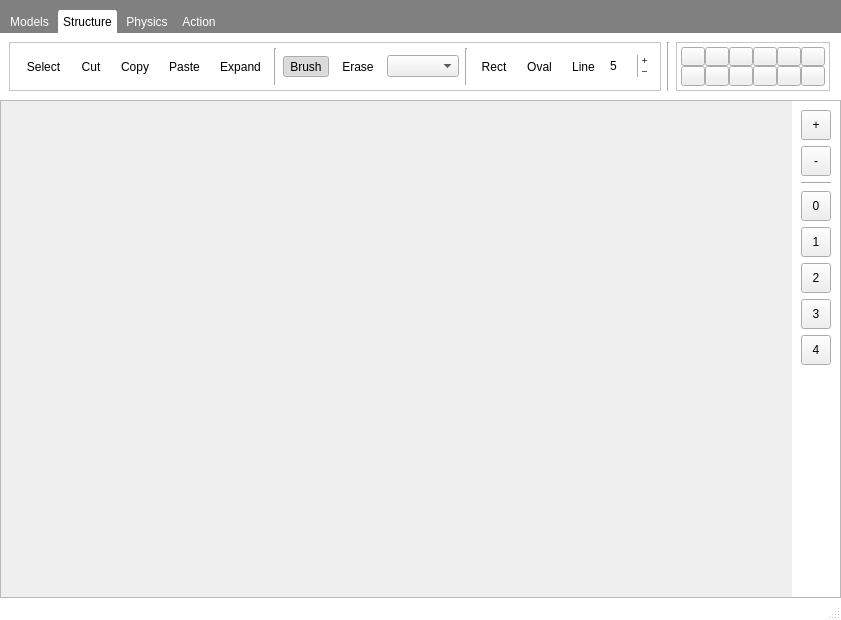
<?xml version="1.0" encoding="UTF-8"?>
<ui version="4.0">
 <class>MainWindow</class>
 <widget class="QMainWindow" name="MainWindow">
  <property name="geometry">
   <rect>
    <x>0</x>
    <y>0</y>
    <width>834</width>
    <height>620</height>
   </rect>
  </property>
  <property name="windowTitle">
   <string>ForcePAD 3</string>
  </property>
  <property name="autoFillBackground">
   <bool>false</bool>
  </property>
  <property name="styleSheet">
   <string notr="true">MainWindow {
background-color: #FFFFFF;
}
centralWidget {
background-color: rgb(104, 104, 104);
}</string>
  </property>
  <property name="unifiedTitleAndToolBarOnMac">
   <bool>false</bool>
  </property>
  <widget class="QWidget" name="centralwidget">
   <layout class="QVBoxLayout" name="verticalLayout">
    <property name="spacing">
     <number>0</number>
    </property>
    <property name="margin">
     <number>0</number>
    </property>
    <item>
     <widget class="QFrame" name="frame_3">
      <property name="sizePolicy">
       <sizepolicy hsizetype="Preferred" vsizetype="Expanding">
        <horstretch>0</horstretch>
        <verstretch>0</verstretch>
       </sizepolicy>
      </property>
      <property name="maximumSize">
       <size>
        <width>16777215</width>
        <height>100</height>
       </size>
      </property>
      <property name="styleSheet">
       <string notr="true">QFrame {
	background-color: gray;
}</string>
      </property>
      <property name="frameShape">
       <enum>QFrame::NoFrame</enum>
      </property>
      <property name="frameShadow">
       <enum>QFrame::Raised</enum>
      </property>
      <layout class="QVBoxLayout" name="verticalLayout_4">
       <property name="spacing">
        <number>0</number>
       </property>
       <property name="sizeConstraint">
        <enum>QLayout::SetDefaultConstraint</enum>
       </property>
       <property name="leftMargin">
        <number>0</number>
       </property>
       <property name="topMargin">
        <number>5</number>
       </property>
       <property name="rightMargin">
        <number>0</number>
       </property>
       <property name="bottomMargin">
        <number>0</number>
       </property>
       <item>
        <widget class="QTabWidget" name="tabWidget">
         <property name="maximumSize">
          <size>
           <width>16777215</width>
           <height>100</height>
          </size>
         </property>
         <property name="styleSheet">
          <string notr="true">QGroupBox {
background-color: white;
}

QTabWidget::pane { /* The tab widget frame */
top: 5px;
}
 
QTabWidget::tab-bar {
     left: 5px; /* move to the right by 5px */
	top: 5px;
}
 
/* Style the tab using the tab sub-control. Note that
     it reads QTabBar _not_ QTabWidget */
QTabBar::tab {
min-height: 24px;
border-bottom: 0px;
border-top-left-radius: 4px;
border-top-right-radius: 4px;
margin-top: -1px;
margin-right: 4px;
padding-left: 5px;
padding-right:5px;
}
 
QTabBar::tab:selected {
min-height: 24px;
border-bottom: 0px;
border-top-left-radius: 4px;
border-top-right-radius: 4px;
margin-top: -1px;
margin-right: 4px;
padding-left: 5px;
padding-right:5px;
        background-color: white;
}
 
QTabBar::tab:hover {
min-height: 24px;
border-bottom: 0px;
border-top-left-radius: 4px;
border-top-right-radius: 4px;
margin-top: -1px;
margin-right: 4px;
padding-left: 5px;
padding-right:5px;
}

QTabBar::tab:!selected {
/*     margin-top: 5px;*/
color:white;
}</string>
         </property>
         <property name="tabPosition">
          <enum>QTabWidget::North</enum>
         </property>
         <property name="tabShape">
          <enum>QTabWidget::Rounded</enum>
         </property>
         <property name="currentIndex">
          <number>1</number>
         </property>
         <property name="movable">
          <bool>false</bool>
         </property>
         <widget class="QWidget" name="tab_4">
          <attribute name="title">
           <string>Models</string>
          </attribute>
          <layout class="QVBoxLayout" name="verticalLayout_6">
           <property name="margin">
            <number>0</number>
           </property>
           <item>
            <widget class="QFrame" name="frame_5">
             <property name="sizePolicy">
              <sizepolicy hsizetype="Expanding" vsizetype="Expanding">
               <horstretch>0</horstretch>
               <verstretch>0</verstretch>
              </sizepolicy>
             </property>
             <property name="styleSheet">
              <string notr="true">QFrame {
	background-color: white;
}</string>
             </property>
             <property name="frameShape">
              <enum>QFrame::NoFrame</enum>
             </property>
             <property name="frameShadow">
              <enum>QFrame::Raised</enum>
             </property>
             <layout class="QHBoxLayout" name="horizontalLayout">
              <property name="margin">
               <number>4</number>
              </property>
              <item>
               <layout class="QHBoxLayout" name="horizontalLayout_2">
                <property name="leftMargin">
                 <number>5</number>
                </property>
                <item>
                 <widget class="QToolButton" name="newModelButton">
                  <property name="text">
                   <string>New</string>
                  </property>
                 </widget>
                </item>
                <item>
                 <widget class="QToolButton" name="openModelButton">
                  <property name="text">
                   <string>Open...</string>
                  </property>
                 </widget>
                </item>
                <item>
                 <widget class="QToolButton" name="saveModelButton">
                  <property name="text">
                   <string>Save</string>
                  </property>
                 </widget>
                </item>
                <item>
                 <widget class="QToolButton" name="saveAsModelButton">
                  <property name="text">
                   <string>Save as ...</string>
                  </property>
                 </widget>
                </item>
                <item>
                 <spacer name="horizontalSpacer">
                  <property name="orientation">
                   <enum>Qt::Horizontal</enum>
                  </property>
                  <property name="sizeHint" stdset="0">
                   <size>
                    <width>40</width>
                    <height>20</height>
                   </size>
                  </property>
                 </spacer>
                </item>
               </layout>
              </item>
              <item>
               <widget class="QFrame" name="frame_6">
                <property name="frameShape">
                 <enum>QFrame::VLine</enum>
                </property>
                <property name="frameShadow">
                 <enum>QFrame::Sunken</enum>
                </property>
               </widget>
              </item>
             </layout>
            </widget>
           </item>
          </layout>
         </widget>
         <widget class="QWidget" name="tab">
          <attribute name="title">
           <string>Structure</string>
          </attribute>
          <layout class="QVBoxLayout" name="verticalLayout_2">
           <property name="margin">
            <number>0</number>
           </property>
           <item>
            <widget class="QFrame" name="frame">
             <property name="sizePolicy">
              <sizepolicy hsizetype="Expanding" vsizetype="Expanding">
               <horstretch>0</horstretch>
               <verstretch>0</verstretch>
              </sizepolicy>
             </property>
             <property name="styleSheet">
              <string notr="true">QFrame {
	background-color: white;
}</string>
             </property>
             <property name="frameShape">
              <enum>QFrame::NoFrame</enum>
             </property>
             <property name="frameShadow">
              <enum>QFrame::Raised</enum>
             </property>
             <layout class="QHBoxLayout" name="horizontalLayout_5">
              <item>
               <widget class="QFrame" name="frame_11">
                <property name="frameShape">
                 <enum>QFrame::StyledPanel</enum>
                </property>
                <property name="frameShadow">
                 <enum>QFrame::Raised</enum>
                </property>
                <layout class="QHBoxLayout" name="horizontalLayout_6">
                 <property name="topMargin">
                  <number>5</number>
                 </property>
                 <property name="bottomMargin">
                  <number>5</number>
                 </property>
                 <item>
                  <widget class="QToolButton" name="structSelectButton">
                   <property name="text">
                    <string>Select</string>
                   </property>
                   <property name="icon">
                    <iconset resource="qtforcepad.qrc">
                     <normaloff>:/ribbon/selection7.svg</normaloff>:/ribbon/selection7.svg</iconset>
                   </property>
                   <property name="iconSize">
                    <size>
                     <width>30</width>
                     <height>30</height>
                    </size>
                   </property>
                   <property name="checkable">
                    <bool>true</bool>
                   </property>
                   <property name="checked">
                    <bool>false</bool>
                   </property>
                   <property name="autoExclusive">
                    <bool>true</bool>
                   </property>
                   <property name="toolButtonStyle">
                    <enum>Qt::ToolButtonIconOnly</enum>
                   </property>
                   <property name="autoRaise">
                    <bool>true</bool>
                   </property>
                  </widget>
                 </item>
                 <item>
                  <widget class="QToolButton" name="structCutButton">
                   <property name="text">
                    <string>Cut</string>
                   </property>
                   <property name="icon">
                    <iconset resource="qtforcepad.qrc">
                     <normaloff>:/ribbon/scissors4.svg</normaloff>:/ribbon/scissors4.svg</iconset>
                   </property>
                   <property name="iconSize">
                    <size>
                     <width>30</width>
                     <height>30</height>
                    </size>
                   </property>
                   <property name="autoRaise">
                    <bool>true</bool>
                   </property>
                  </widget>
                 </item>
                 <item>
                  <widget class="QToolButton" name="structCopyButton">
                   <property name="text">
                    <string>Copy</string>
                   </property>
                   <property name="icon">
                    <iconset resource="qtforcepad.qrc">
                     <normaloff>:/ribbon/copy13.svg</normaloff>:/ribbon/copy13.svg</iconset>
                   </property>
                   <property name="iconSize">
                    <size>
                     <width>30</width>
                     <height>30</height>
                    </size>
                   </property>
                   <property name="autoRaise">
                    <bool>true</bool>
                   </property>
                  </widget>
                 </item>
                 <item>
                  <widget class="QToolButton" name="structPasteButton">
                   <property name="text">
                    <string>Paste</string>
                   </property>
                   <property name="icon">
                    <iconset resource="qtforcepad.qrc">
                     <normaloff>:/ribbon/paste2.svg</normaloff>:/ribbon/paste2.svg</iconset>
                   </property>
                   <property name="iconSize">
                    <size>
                     <width>30</width>
                     <height>30</height>
                    </size>
                   </property>
                   <property name="autoRaise">
                    <bool>true</bool>
                   </property>
                  </widget>
                 </item>
                 <item>
                  <widget class="QToolButton" name="structExpandButton">
                   <property name="text">
                    <string>Expand</string>
                   </property>
                   <property name="icon">
                    <iconset resource="qtforcepad.qrc">
                     <normaloff>:/ribbon/expand41.svg</normaloff>:/ribbon/expand41.svg</iconset>
                   </property>
                   <property name="iconSize">
                    <size>
                     <width>30</width>
                     <height>30</height>
                    </size>
                   </property>
                   <property name="autoRaise">
                    <bool>true</bool>
                   </property>
                  </widget>
                 </item>
                 <item>
                  <widget class="Line" name="line_2">
                   <property name="orientation">
                    <enum>Qt::Vertical</enum>
                   </property>
                  </widget>
                 </item>
                 <item>
                  <widget class="QToolButton" name="structBrushButton">
                   <property name="text">
                    <string>Brush</string>
                   </property>
                   <property name="icon">
                    <iconset resource="qtforcepad.qrc">
                     <normaloff>:/ribbon/brushes3.svg</normaloff>:/ribbon/brushes3.svg</iconset>
                   </property>
                   <property name="iconSize">
                    <size>
                     <width>30</width>
                     <height>30</height>
                    </size>
                   </property>
                   <property name="checkable">
                    <bool>true</bool>
                   </property>
                   <property name="checked">
                    <bool>true</bool>
                   </property>
                   <property name="autoExclusive">
                    <bool>true</bool>
                   </property>
                   <property name="toolButtonStyle">
                    <enum>Qt::ToolButtonIconOnly</enum>
                   </property>
                   <property name="autoRaise">
                    <bool>true</bool>
                   </property>
                  </widget>
                 </item>
                 <item>
                  <widget class="QToolButton" name="structEraseButton">
                   <property name="text">
                    <string>Erase</string>
                   </property>
                   <property name="icon">
                    <iconset resource="qtforcepad.qrc">
                     <normaloff>:/ribbon/rubber2.svg</normaloff>:/ribbon/rubber2.svg</iconset>
                   </property>
                   <property name="iconSize">
                    <size>
                     <width>30</width>
                     <height>30</height>
                    </size>
                   </property>
                   <property name="checkable">
                    <bool>true</bool>
                   </property>
                   <property name="autoExclusive">
                    <bool>true</bool>
                   </property>
                   <property name="autoRaise">
                    <bool>true</bool>
                   </property>
                  </widget>
                 </item>
                 <item>
                  <widget class="QComboBox" name="structBrushCombo"/>
                 </item>
                 <item>
                  <widget class="Line" name="line_3">
                   <property name="orientation">
                    <enum>Qt::Vertical</enum>
                   </property>
                  </widget>
                 </item>
                 <item>
                  <widget class="QToolButton" name="structRectButton">
                   <property name="text">
                    <string>Rect</string>
                   </property>
                   <property name="icon">
                    <iconset resource="qtforcepad.qrc">
                     <normaloff>:/ribbon/rectangular43.svg</normaloff>:/ribbon/rectangular43.svg</iconset>
                   </property>
                   <property name="iconSize">
                    <size>
                     <width>30</width>
                     <height>30</height>
                    </size>
                   </property>
                   <property name="checkable">
                    <bool>true</bool>
                   </property>
                   <property name="autoExclusive">
                    <bool>true</bool>
                   </property>
                   <property name="autoRaise">
                    <bool>true</bool>
                   </property>
                  </widget>
                 </item>
                 <item>
                  <widget class="QToolButton" name="structOvalButton">
                   <property name="text">
                    <string>Oval</string>
                   </property>
                   <property name="icon">
                    <iconset resource="qtforcepad.qrc">
                     <normaloff>:/ribbon/ellipse.svg</normaloff>:/ribbon/ellipse.svg</iconset>
                   </property>
                   <property name="iconSize">
                    <size>
                     <width>30</width>
                     <height>30</height>
                    </size>
                   </property>
                   <property name="checkable">
                    <bool>true</bool>
                   </property>
                   <property name="autoExclusive">
                    <bool>true</bool>
                   </property>
                   <property name="autoRaise">
                    <bool>true</bool>
                   </property>
                  </widget>
                 </item>
                 <item>
                  <widget class="QToolButton" name="structLineButton">
                   <property name="text">
                    <string>Line</string>
                   </property>
                   <property name="icon">
                    <iconset resource="qtforcepad.qrc">
                     <normaloff>:/ribbon/polygonal75.svg</normaloff>:/ribbon/polygonal75.svg</iconset>
                   </property>
                   <property name="iconSize">
                    <size>
                     <width>30</width>
                     <height>30</height>
                    </size>
                   </property>
                   <property name="checkable">
                    <bool>true</bool>
                   </property>
                   <property name="autoExclusive">
                    <bool>true</bool>
                   </property>
                   <property name="autoRaise">
                    <bool>true</bool>
                   </property>
                  </widget>
                 </item>
                 <item>
                  <widget class="QSpinBox" name="lineWidthSpin">
                   <property name="frame">
                    <bool>false</bool>
                   </property>
                   <property name="buttonSymbols">
                    <enum>QAbstractSpinBox::PlusMinus</enum>
                   </property>
                   <property name="minimum">
                    <number>1</number>
                   </property>
                   <property name="value">
                    <number>5</number>
                   </property>
                  </widget>
                 </item>
                 <item>
                  <spacer name="horizontalSpacer_2">
                   <property name="orientation">
                    <enum>Qt::Horizontal</enum>
                   </property>
                   <property name="sizeHint" stdset="0">
                    <size>
                     <width>40</width>
                     <height>20</height>
                    </size>
                   </property>
                  </spacer>
                 </item>
                </layout>
               </widget>
              </item>
              <item>
               <widget class="Line" name="line_4">
                <property name="orientation">
                 <enum>Qt::Vertical</enum>
                </property>
               </widget>
              </item>
              <item>
               <widget class="QFrame" name="frame_12">
                <property name="sizePolicy">
                 <sizepolicy hsizetype="Fixed" vsizetype="Preferred">
                  <horstretch>0</horstretch>
                  <verstretch>0</verstretch>
                 </sizepolicy>
                </property>
                <property name="frameShape">
                 <enum>QFrame::StyledPanel</enum>
                </property>
                <property name="frameShadow">
                 <enum>QFrame::Raised</enum>
                </property>
                <layout class="QGridLayout" name="gridLayout">
                 <property name="margin">
                  <number>4</number>
                 </property>
                 <property name="spacing">
                  <number>0</number>
                 </property>
                 <item row="1" column="2">
                  <widget class="QToolButton" name="toolButton_23">
                   <property name="minimumSize">
                    <size>
                     <width>16</width>
                     <height>16</height>
                    </size>
                   </property>
                   <property name="text">
                    <string/>
                   </property>
                  </widget>
                 </item>
                 <item row="0" column="0">
                  <widget class="QToolButton" name="toolButton">
                   <property name="minimumSize">
                    <size>
                     <width>16</width>
                     <height>16</height>
                    </size>
                   </property>
                   <property name="text">
                    <string/>
                   </property>
                  </widget>
                 </item>
                 <item row="1" column="0">
                  <widget class="QToolButton" name="toolButton_14">
                   <property name="minimumSize">
                    <size>
                     <width>16</width>
                     <height>16</height>
                    </size>
                   </property>
                   <property name="text">
                    <string/>
                   </property>
                  </widget>
                 </item>
                 <item row="0" column="3">
                  <widget class="QToolButton" name="toolButton_24">
                   <property name="minimumSize">
                    <size>
                     <width>16</width>
                     <height>16</height>
                    </size>
                   </property>
                   <property name="text">
                    <string/>
                   </property>
                  </widget>
                 </item>
                 <item row="0" column="1">
                  <widget class="QToolButton" name="toolButton_15">
                   <property name="minimumSize">
                    <size>
                     <width>16</width>
                     <height>16</height>
                    </size>
                   </property>
                   <property name="text">
                    <string/>
                   </property>
                  </widget>
                 </item>
                 <item row="1" column="1">
                  <widget class="QToolButton" name="toolButton_16">
                   <property name="minimumSize">
                    <size>
                     <width>16</width>
                     <height>16</height>
                    </size>
                   </property>
                   <property name="text">
                    <string/>
                   </property>
                  </widget>
                 </item>
                 <item row="1" column="3">
                  <widget class="QToolButton" name="toolButton_26">
                   <property name="minimumSize">
                    <size>
                     <width>16</width>
                     <height>16</height>
                    </size>
                   </property>
                   <property name="text">
                    <string/>
                   </property>
                  </widget>
                 </item>
                 <item row="0" column="2">
                  <widget class="QToolButton" name="toolButton_17">
                   <property name="minimumSize">
                    <size>
                     <width>16</width>
                     <height>16</height>
                    </size>
                   </property>
                   <property name="text">
                    <string/>
                   </property>
                  </widget>
                 </item>
                 <item row="0" column="4">
                  <widget class="QToolButton" name="toolButton_25">
                   <property name="minimumSize">
                    <size>
                     <width>16</width>
                     <height>16</height>
                    </size>
                   </property>
                   <property name="text">
                    <string/>
                   </property>
                  </widget>
                 </item>
                 <item row="1" column="4">
                  <widget class="QToolButton" name="toolButton_27">
                   <property name="minimumSize">
                    <size>
                     <width>16</width>
                     <height>16</height>
                    </size>
                   </property>
                   <property name="text">
                    <string/>
                   </property>
                  </widget>
                 </item>
                 <item row="1" column="5">
                  <widget class="QToolButton" name="toolButton_28">
                   <property name="minimumSize">
                    <size>
                     <width>16</width>
                     <height>16</height>
                    </size>
                   </property>
                   <property name="text">
                    <string/>
                   </property>
                  </widget>
                 </item>
                 <item row="0" column="5">
                  <widget class="QToolButton" name="toolButton_29">
                   <property name="minimumSize">
                    <size>
                     <width>16</width>
                     <height>16</height>
                    </size>
                   </property>
                   <property name="text">
                    <string/>
                   </property>
                  </widget>
                 </item>
                </layout>
               </widget>
              </item>
              <item>
               <spacer name="horizontalSpacer_5">
                <property name="orientation">
                 <enum>Qt::Horizontal</enum>
                </property>
                <property name="sizeHint" stdset="0">
                 <size>
                  <width>40</width>
                  <height>20</height>
                 </size>
                </property>
               </spacer>
              </item>
             </layout>
            </widget>
           </item>
          </layout>
         </widget>
         <widget class="QWidget" name="tab_2">
          <attribute name="title">
           <string>Physics</string>
          </attribute>
          <layout class="QVBoxLayout" name="verticalLayout_3">
           <property name="margin">
            <number>0</number>
           </property>
           <item>
            <widget class="QFrame" name="frame_2">
             <property name="sizePolicy">
              <sizepolicy hsizetype="Expanding" vsizetype="Expanding">
               <horstretch>0</horstretch>
               <verstretch>0</verstretch>
              </sizepolicy>
             </property>
             <property name="styleSheet">
              <string notr="true">QFrame {
	background-color: white;
}</string>
             </property>
             <property name="frameShape">
              <enum>QFrame::NoFrame</enum>
             </property>
             <property name="frameShadow">
              <enum>QFrame::Raised</enum>
             </property>
            </widget>
           </item>
          </layout>
         </widget>
         <widget class="QWidget" name="tab_3">
          <attribute name="title">
           <string>Action</string>
          </attribute>
          <layout class="QVBoxLayout" name="verticalLayout_5">
           <property name="margin">
            <number>0</number>
           </property>
           <item>
            <widget class="QFrame" name="frame_4">
             <property name="sizePolicy">
              <sizepolicy hsizetype="Expanding" vsizetype="Expanding">
               <horstretch>0</horstretch>
               <verstretch>0</verstretch>
              </sizepolicy>
             </property>
             <property name="styleSheet">
              <string notr="true">QFrame {
	background-color: white;
}</string>
             </property>
             <property name="frameShape">
              <enum>QFrame::NoFrame</enum>
             </property>
             <property name="frameShadow">
              <enum>QFrame::Raised</enum>
             </property>
            </widget>
           </item>
          </layout>
         </widget>
        </widget>
       </item>
      </layout>
     </widget>
    </item>
    <item>
     <layout class="QHBoxLayout" name="horizontalLayout_3">
      <property name="spacing">
       <number>0</number>
      </property>
      <item>
       <widget class="QFrame" name="frame_7">
        <property name="frameShape">
         <enum>QFrame::StyledPanel</enum>
        </property>
        <property name="frameShadow">
         <enum>QFrame::Raised</enum>
        </property>
        <layout class="QHBoxLayout" name="horizontalLayout_4">
         <property name="spacing">
          <number>0</number>
         </property>
         <property name="margin">
          <number>0</number>
         </property>
         <item>
          <widget class="QtPaintView" name="paintView" native="true">
           <property name="sizePolicy">
            <sizepolicy hsizetype="Expanding" vsizetype="Expanding">
             <horstretch>0</horstretch>
             <verstretch>0</verstretch>
            </sizepolicy>
           </property>
          </widget>
         </item>
         <item>
          <layout class="QVBoxLayout" name="layerLayout">
           <property name="spacing">
            <number>0</number>
           </property>
           <property name="margin">
            <number>0</number>
           </property>
           <item>
            <widget class="QFrame" name="frame_8">
             <property name="styleSheet">
              <string notr="true">QFrame {
background-color: white;
}</string>
             </property>
             <property name="frameShape">
              <enum>QFrame::NoFrame</enum>
             </property>
             <property name="frameShadow">
              <enum>QFrame::Plain</enum>
             </property>
             <property name="lineWidth">
              <number>0</number>
             </property>
             <layout class="QVBoxLayout" name="verticalLayout_7">
              <item>
               <widget class="QToolButton" name="toolButton_11">
                <property name="sizePolicy">
                 <sizepolicy hsizetype="Fixed" vsizetype="Fixed">
                  <horstretch>0</horstretch>
                  <verstretch>0</verstretch>
                 </sizepolicy>
                </property>
                <property name="minimumSize">
                 <size>
                  <width>30</width>
                  <height>30</height>
                 </size>
                </property>
                <property name="text">
                 <string>+</string>
                </property>
               </widget>
              </item>
              <item>
               <widget class="QToolButton" name="toolButton_10">
                <property name="minimumSize">
                 <size>
                  <width>30</width>
                  <height>30</height>
                 </size>
                </property>
                <property name="text">
                 <string>-</string>
                </property>
               </widget>
              </item>
              <item>
               <widget class="Line" name="line">
                <property name="orientation">
                 <enum>Qt::Horizontal</enum>
                </property>
               </widget>
              </item>
              <item>
               <widget class="QToolButton" name="toolButton_6">
                <property name="minimumSize">
                 <size>
                  <width>30</width>
                  <height>30</height>
                 </size>
                </property>
                <property name="text">
                 <string>0</string>
                </property>
               </widget>
              </item>
              <item>
               <widget class="QToolButton" name="toolButton_5">
                <property name="minimumSize">
                 <size>
                  <width>30</width>
                  <height>30</height>
                 </size>
                </property>
                <property name="text">
                 <string>1</string>
                </property>
               </widget>
              </item>
              <item>
               <widget class="QToolButton" name="toolButton_7">
                <property name="minimumSize">
                 <size>
                  <width>30</width>
                  <height>30</height>
                 </size>
                </property>
                <property name="text">
                 <string>2</string>
                </property>
               </widget>
              </item>
              <item>
               <widget class="QToolButton" name="toolButton_8">
                <property name="minimumSize">
                 <size>
                  <width>30</width>
                  <height>30</height>
                 </size>
                </property>
                <property name="text">
                 <string>3</string>
                </property>
               </widget>
              </item>
              <item>
               <widget class="QToolButton" name="toolButton_9">
                <property name="minimumSize">
                 <size>
                  <width>30</width>
                  <height>30</height>
                 </size>
                </property>
                <property name="text">
                 <string>4</string>
                </property>
               </widget>
              </item>
              <item>
               <spacer name="verticalSpacer">
                <property name="orientation">
                 <enum>Qt::Vertical</enum>
                </property>
                <property name="sizeHint" stdset="0">
                 <size>
                  <width>20</width>
                  <height>40</height>
                 </size>
                </property>
               </spacer>
              </item>
             </layout>
            </widget>
           </item>
          </layout>
         </item>
        </layout>
       </widget>
      </item>
     </layout>
    </item>
   </layout>
  </widget>
  <widget class="QStatusBar" name="statusBar">
   <property name="styleSheet">
    <string notr="true">QStatusBar {
background-color: white;
}</string>
   </property>
  </widget>
  <action name="actionOpen">
   <property name="text">
    <string>Open...</string>
   </property>
  </action>
  <action name="actionExit">
   <property name="text">
    <string>Exit</string>
   </property>
  </action>
  <action name="actionCut">
   <property name="text">
    <string>Cut</string>
   </property>
  </action>
  <action name="actionCopy">
   <property name="text">
    <string>Copy</string>
   </property>
  </action>
  <action name="actionPaste">
   <property name="text">
    <string>Paste</string>
   </property>
  </action>
  <action name="actionSelect">
   <property name="text">
    <string>Select</string>
   </property>
  </action>
  <action name="actionExpandImageToWindow">
   <property name="text">
    <string>Expand</string>
   </property>
  </action>
  <action name="actionPasteSpecial">
   <property name="text">
    <string>Paste Special</string>
   </property>
  </action>
  <action name="actionSelectTools">
   <property name="text">
    <string>Select tools</string>
   </property>
  </action>
  <action name="actionGeometryTools">
   <property name="text">
    <string>Geometry Tools</string>
   </property>
  </action>
  <action name="actionPaint">
   <property name="text">
    <string>Paint</string>
   </property>
  </action>
  <action name="actionDrawTools">
   <property name="text">
    <string>Draw Tools</string>
   </property>
  </action>
 </widget>
 <customwidgets>
  <customwidget>
   <class>QtPaintView</class>
   <extends>QWidget</extends>
   <header location="global">qtpaintview.h</header>
   <container>1</container>
  </customwidget>
 </customwidgets>
 <resources>
  <include location="qtforcepad.qrc"/>
 </resources>
 <connections/>
</ui>
